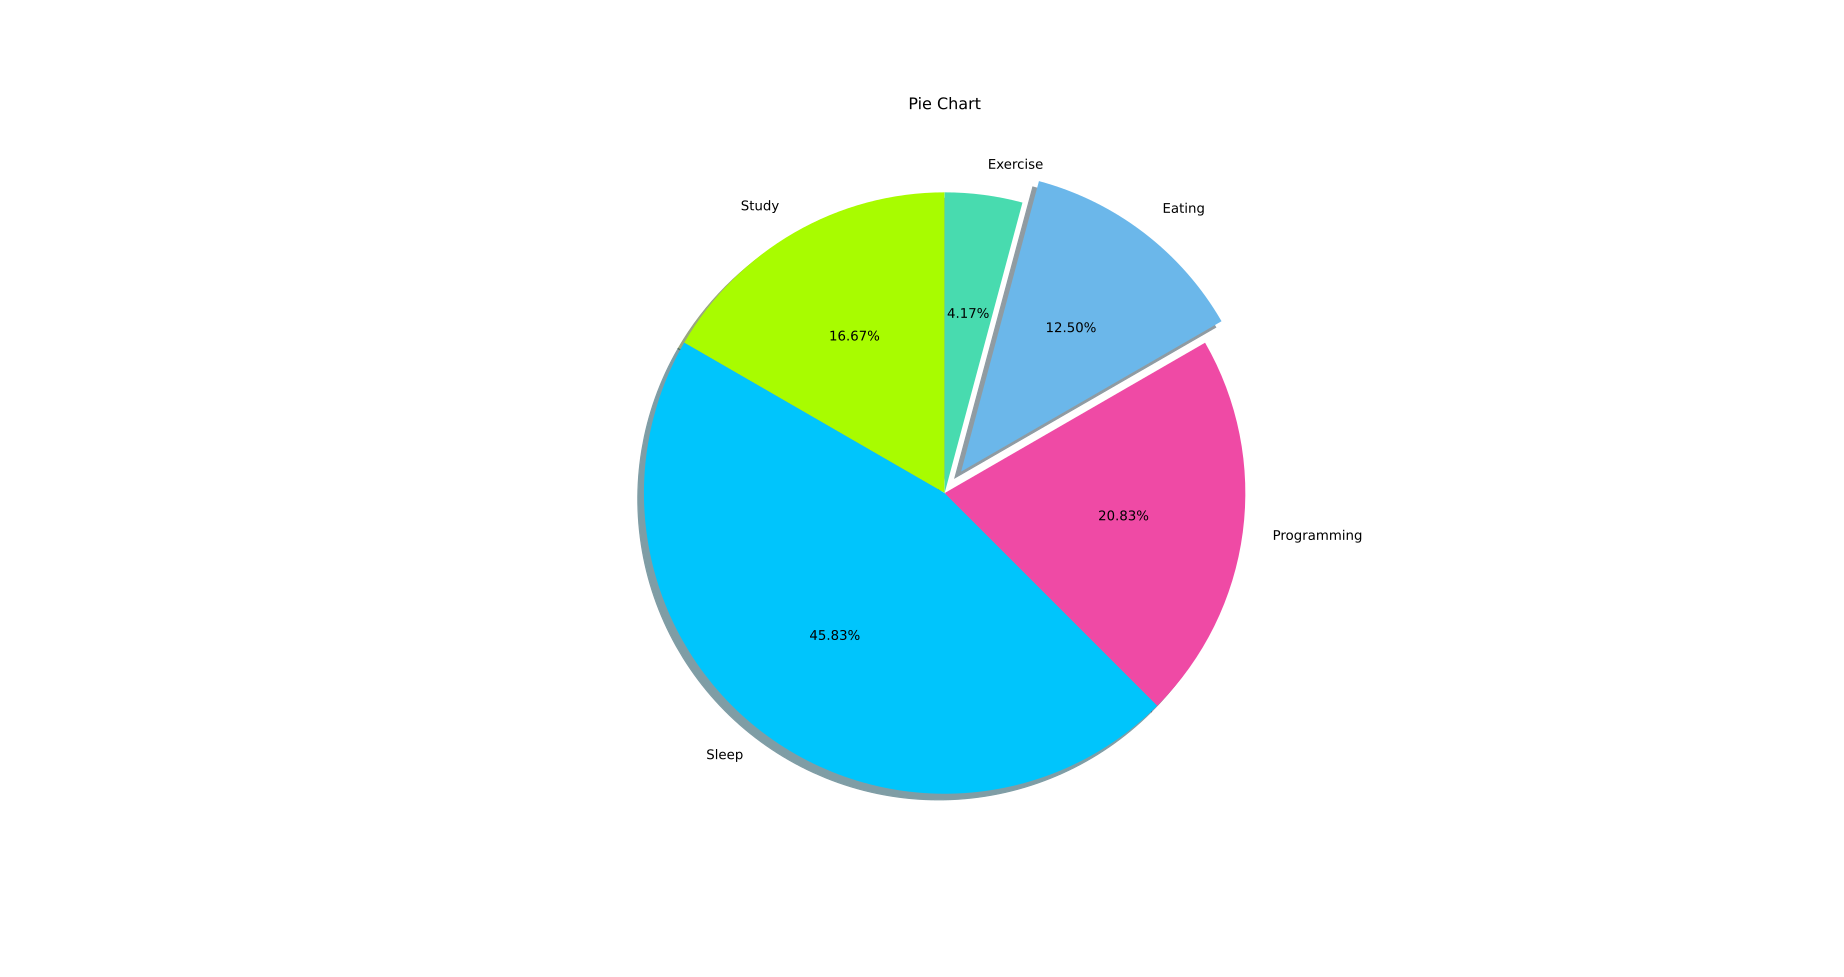

Recreate this plot in Python.
# Date 16-06-2021

'''
let's make a pie chart of the following data
study           04
sleep           11
programming     05
eating          03
exercise        01
total           24
'''

import matplotlib.pyplot as plt

import matplotlib.pyplot as plt

data = [4, 11, 5, 3, 1]
data_is_of_what = ['Study', 'Sleep', 'Programming', 'Eating', 'Exercise']

colours = ['#A8FC00', '#00C5FC', '#EF4AA5', '#6BB7EA', '#48DBAF']

plt.pie(data,
        labels=data_is_of_what,
        colors=colours,
        startangle=90,
        shadow=True,
        autopct='%1.2f%%',
        explode=(0, 0, 0, .09, 0))


plt.title('Pie Chart')
# plt.legend()
plt.show()
